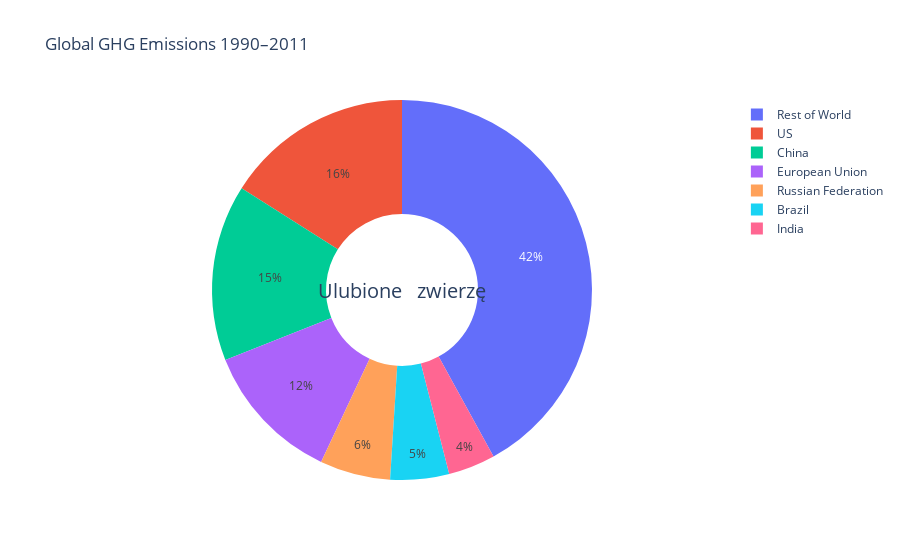

The cell this chart's notebook holds for it:
### Code cell
import plotly.graph_objects as go

labels = ["US", "China", "European Union", "Russian Federation", "Brazil", "India", "Rest of World"]
values = [16, 15, 12, 6, 5, 4, 42]

fig = go.Figure(data=[go.Pie(labels=labels, values=values, hole=0.4, hoverinfo="label+percent+name", name="GHG Emissions")])

fig.update_layout(
    title_text="Global GHG Emissions 1990–2011",
    annotations=[dict(text='Ulubione \n zwierzę', x=0.5, y=0.5, font_size=20, showarrow=False)]
)

fig.show()

### Figure 1 — Plotly figure (JSON) as saved in the notebook; plotly's stock layout.template omitted (floating-point values rounded to 4 significant figures)
{"data": [{"hole": 0.4, "hoverinfo": "label+percent+name", "labels": ["US", "China", "European Union", "Russian Federation", "Brazil", "India", "Rest of World"], "name": "GHG Emissions", "type": "pie", "values": [16, 15, 12, 6, 5, 4, 42]}], "layout": {"annotations": [{"font": {"size": 20}, "showarrow": false, "text": "Ulubione \n zwierzę", "x": 0.5, "y": 0.5}], "title": {"text": "Global GHG Emissions 1990–2011"}}}
